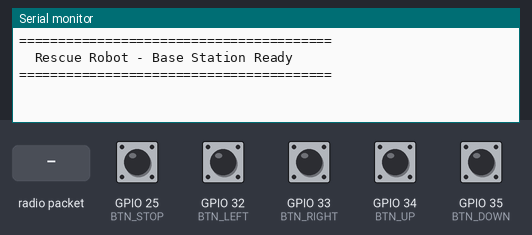
This sketch was run on a simulated ESP32. Parts: the last lines printed to the serial monitor. The test bench sets the inputs (shaded band); at power-on: GPIO 25 (BTN_STOP), GPIO 32 (BTN_LEFT), GPIO 33 (BTN_RIGHT), GPIO 34 (BTN_UP), GPIO 35 (BTN_DOWN) HIGH. No radio packets arrive unless stated.

Above: at 1.2 s.
1.3 s: GPIO 25 (BTN_STOP) pulled LOW for 0.15 s
At 2.0 s:
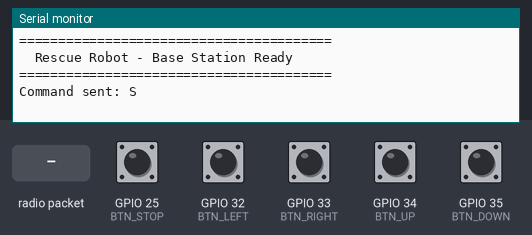
2.9 s: GPIO 32 (BTN_LEFT) pulled LOW for 0.15 s
At 4.2 s:
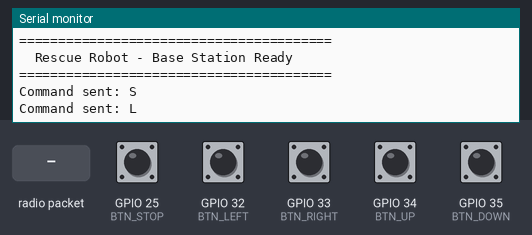
4.5 s: GPIO 33 (BTN_RIGHT) pulled LOW for 0.15 s
At 5.5 s:
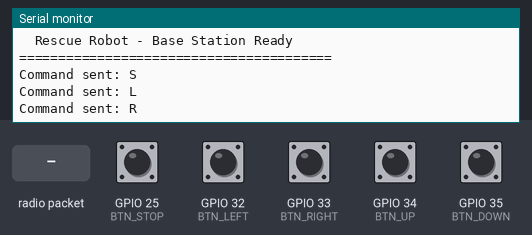
6.1 s: GPIO 34 (BTN_UP) pulled LOW for 0.15 s
At 6.6 s:
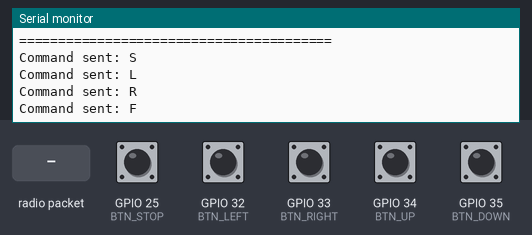
7.7 s: GPIO 35 (BTN_DOWN) pulled LOW for 0.15 s
At 9.0 s:
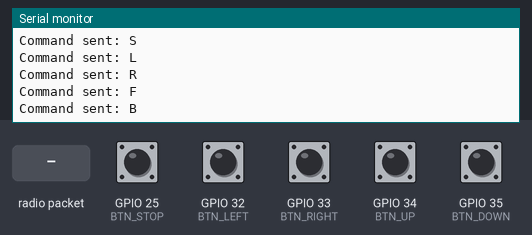
9.3 s: radio packet "A" arrives
At 10.8 s:
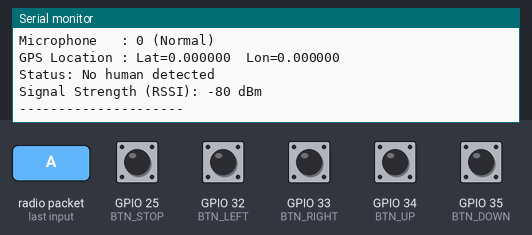

Measured:
- after the input at 1.3 s, the serial monitor: prints a new line after 0.09 s (image 1)
- after the input at 2.9 s, the serial monitor: prints a new line after 0.15 s (image 2)
- after the input at 4.5 s, the serial monitor: prints a new line after 0.12 s (image 3)
- after the input at 6.1 s, the serial monitor: prints a new line after 0.08 s (image 4)
- after the input at 7.7 s, the serial monitor: prints a new line after 0.15 s (image 5)
- after the input at 9.3 s, the serial monitor: prints a new line after 0.05 s (image 6)

The sketch:

receiver.ino
```cpp
/*
  ============================================================
  Autonomous Rescue Robot - RECEIVER (Base Station Side)
  Microcontroller : ESP32 (or Arduino Uno with LoRa shield)
  Communication   : LoRa SX1278
  Output          : Serial Monitor + RC Commands to robot
  ============================================================

  PIN CONNECTIONS:
  ----------------
  LoRa SX1278:
    SCK  -> GPIO 18
    MISO -> GPIO 19
    MOSI -> GPIO 23
    NSS  -> GPIO 5
    RST  -> GPIO 14
    DIO0 -> GPIO 2

  Joystick / Buttons for RC control (optional):
    UP    -> GPIO 34
    DOWN  -> GPIO 35
    LEFT  -> GPIO 32
    RIGHT -> GPIO 33
    STOP  -> GPIO 25
*/

// ---- Libraries ----
#include <SPI.h>
#include <LoRa.h>

// ---- LoRa Pins ----
#define LORA_SCK    18
#define LORA_MISO   19
#define LORA_MOSI   23
#define LORA_NSS     5
#define LORA_RST    14
#define LORA_DIO0    2

// ---- RC Button Pins (optional physical buttons) ----
#define BTN_UP    34
#define BTN_DOWN  35
#define BTN_LEFT  32
#define BTN_RIGHT 33
#define BTN_STOP  25

// ============================================================
void setup() {
  Serial.begin(115200);

  // Button pins
  pinMode(BTN_UP,    INPUT_PULLUP);
  pinMode(BTN_DOWN,  INPUT_PULLUP);
  pinMode(BTN_LEFT,  INPUT_PULLUP);
  pinMode(BTN_RIGHT, INPUT_PULLUP);
  pinMode(BTN_STOP,  INPUT_PULLUP);

  // LoRa init
  SPI.begin(LORA_SCK, LORA_MISO, LORA_MOSI, LORA_NSS);
  LoRa.setPins(LORA_NSS, LORA_RST, LORA_DIO0);
  if (!LoRa.begin(433E6)) {
    Serial.println("LoRa init failed!");
    while (true);
  }

  Serial.println("========================================");
  Serial.println("  Rescue Robot - Base Station Ready");
  Serial.println("========================================");
}

// ============================================================
void loop() {
  // --- Receive data from robot ---
  int packetSize = LoRa.parsePacket();
  if (packetSize) {
    String data = "";
    while (LoRa.available()) data += (char)LoRa.read();
    int rssi = LoRa.packetRssi();

    Serial.println("\n--- Data Received ---");
    parseAndDisplay(data);
    Serial.print("Signal Strength (RSSI): ");
    Serial.print(rssi);
    Serial.println(" dBm");
    Serial.println("---------------------");
  }

  // --- Send RC commands if buttons pressed ---
  if (!digitalRead(BTN_UP))    sendCommand("F");
  if (!digitalRead(BTN_DOWN))  sendCommand("B");
  if (!digitalRead(BTN_LEFT))  sendCommand("L");
  if (!digitalRead(BTN_RIGHT)) sendCommand("R");
  if (!digitalRead(BTN_STOP))  sendCommand("S");

  // --- Also accept keyboard commands via Serial Monitor ---
  if (Serial.available()) {
    char c = Serial.read();
    if      (c == 'w' || c == 'W') sendCommand("F");
    else if (c == 's' || c == 'S') sendCommand("B");
    else if (c == 'a' || c == 'A') sendCommand("L");
    else if (c == 'd' || c == 'D') sendCommand("R");
    else if (c == 'x' || c == 'X') sendCommand("S");
  }

  delay(100);
}

// ============================================================
// Parse incoming data packet and display on Serial Monitor
// Packet format: T:xx.x,P:x,V:x,M:xxxx,LA:xx.xxxxxx,LO:xx.xxxxxx,H:x
void parseAndDisplay(String data) {
  Serial.println("Raw: " + data);

  float temp   = extractFloat(data, "T:");
  int   pir    = extractInt(data, "P:");
  int   vib    = extractInt(data, "V:");
  int   mic    = extractInt(data, "M:");
  float lat    = extractFloat(data, "LA:");
  float lon    = extractFloat(data, "LO:");
  int   human  = extractInt(data, "H:");

  Serial.print("Temperature  : "); Serial.print(temp); Serial.println(" °C");
  Serial.print("PIR Motion   : "); Serial.println(pir  ? "DETECTED"   : "Clear");
  Serial.print("Vibration    : "); Serial.println(vib  ? "DETECTED"   : "Clear");
  Serial.print("Microphone   : "); Serial.print(mic);
  Serial.println(mic > 2500        ? " (HIGH - possible voice)" : " (Normal)");
  Serial.print("GPS Location : Lat="); Serial.print(lat, 6);
  Serial.print("  Lon=");             Serial.println(lon, 6);

  if (human) {
    Serial.println("*** HUMAN DETECTED — ALERT RESCUE TEAM ***");
    Serial.print(">>> Google Maps: https://maps.google.com/?q=");
    Serial.print(lat, 6); Serial.print(","); Serial.println(lon, 6);
  } else {
    Serial.println("Status: No human detected");
  }
}

// ============================================================
// Send RC command to robot via LoRa
void sendCommand(String cmd) {
  LoRa.beginPacket();
  LoRa.print(cmd);
  LoRa.endPacket();
  Serial.println("Command sent: " + cmd);
  delay(200);
}

// ============================================================
// Helper: extract float value after a key in CSV string
float extractFloat(String data, String key) {
  int idx = data.indexOf(key);
  if (idx == -1) return 0.0;
  int start = idx + key.length();
  int end   = data.indexOf(',', start);
  if (end == -1) end = data.length();
  return data.substring(start, end).toFloat();
}

// Helper: extract int value after a key in CSV string
int extractInt(String data, String key) {
  return (int)extractFloat(data, key);
}
```
